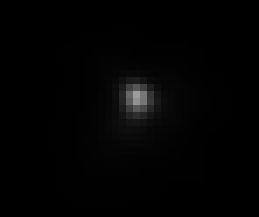
#> input picture data/MAX_Total_PSF-decon_blind_entropyreg_automatic-crop.tif, 37 x 31 px (shown 7 times larger); the run also reads 4 pictures not shown here
$ jupyter execute compare_microvolution_options.ipynb   (shell and % lines are left out)
#> lines starting #> are read from the running program, lines starting #| are printed output that depends on the picture
[cell 1]
import numpy as np

import matplotlib
import matplotlib.pyplot as plt
import matplotlib.colors as colors
from mpl_toolkits.axes_grid1 import make_axes_locatable
from skimage import io

[cell 2]
def get_balanced_vmin_and_vmax(ratio_array):
    """return a vmin and vmax equally far from 1.0"""

    ## Determine how far away from baseline these values are
    min_diff = round(1 - ratio_array.min(), 2)
    max_diff = round(ratio_array.max() - 1, 2)

    ## Determine which to keep as deviation from baseline
    even_diff = max(min_diff, max_diff)

    vmin = round(1 - even_diff, 2)
    vmax = round(1 + even_diff, 2)

    return vmin, vmax

[cell 3]
def side_by_side_plot(fileA, fileB, titleA, titleB):
#> called with titleA = 'blind, entropy', titleB = 'model, entropy'
    A_array = io.imread(fileA)
#> A_array is the input picture: shape (31, 37) uint16; min 121, max 40181, mean 845.2
    B_array = io.imread(fileB)
    ratio_array = A_array / B_array
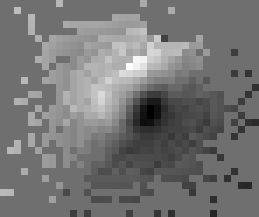
#> ratio_array: shape (31, 37) float64 (shown 7 times larger); min 0.989, max 1.01, mean 1; drawn with min black and max white

    ## max_of_AB ensures the colorbar will have same bounds
    max_of_AB = max(A_array.max(),B_array.max())
#> max_of_AB = 40181

    (vmin, vmax) = get_balanced_vmin_and_vmax(ratio_array)
#> in get_balanced_vmin_and_vmax, `min_diff = round(1 - ratio_array.min(), 2)`: min_diff = 0.01
#> in get_balanced_vmin_and_vmax, `vmin = round(1 - even_diff, 2)`: vmin = 0.99
#> in get_balanced_vmin_and_vmax, `vmax = round(1 + even_diff, 2)`: vmax = 1.01
#> vmin = 0.99; vmax = 1.01

    #### Begin plotting
    fig, axes = plt.subplots(nrows = 2, ncols = 2, figsize=(7,7))

    ### A_array
    axes[0, 0].set_title(titleA)
    A_im = axes[0, 0].imshow(A_array,
                      norm = colors.LogNorm(vmin=50, vmax=max_of_AB)
                     )
    axes[0,0].axis('off')
    divider = make_axes_locatable(axes[0,0])
    cax = divider.append_axes("right", size="5%", pad=0.05)
    plt.colorbar(A_im, cax=cax)

    ### B_array
    axes[0,1].set_title(titleB)
    B_im = axes[0,1].imshow(B_array,
                    norm = colors.LogNorm(vmin=50, vmax=max_of_AB)
                    )
    axes[0,1].axis('off')
    divider = make_axes_locatable(axes[0,1])
    cax = divider.append_axes("right", size="5%", pad=0.05)
    plt.colorbar(B_im, cax=cax)


    ### Ratio
    axes[1,0].set_title('ratio: top-left / top-right')
    R_im = axes[1,0].imshow(ratio_array,
                     cmap="coolwarm",
                     vmin=vmin,
                     vmax=vmax,
                    )
    axes[1,0].axis('off')
    divider = make_axes_locatable(axes[1,0])
    cax = divider.append_axes("right", size="5%", pad=0.05)
    plt.colorbar(R_im, cax=cax)

    axes[1,1].hist(ratio_array.flatten(), bins=30)
    axes[1,1].set_title("Ratio pixels")
    fig.tight_layout()

# Parameters

- model vs blind

- Regularization:
    - None
    - entropy
    - TV

## Compare  model vs blind holding background parameter constant

Overall, fairly similar. No deviations beyond 1% for any these

[cell 4]
side_by_side_plot("./data/MAX_Total_PSF-decon_blind_entropyreg_automatic-crop.tif",
                  "./data/MAX_Total_PSF-decon_model_entropyreg_automatic-crop.tif",
                  "blind, entropy",
                  "model, entropy")
#> figure, not shown here; panel 4: tallest bar 596 high, from x = 1 to 1

[cell 5]
side_by_side_plot("./data/MAX_Total_PSF-decon_blind_TVreg_automatic-crop.tif",
                  "./data/MAX_Total_PSF-decon_model_TVreg_automatic-crop.tif",
                  "blind, TV",
                  "model, TV")
#> call 2 of side_by_side_plot, with titleA = 'blind, TV', titleB = 'model, TV'
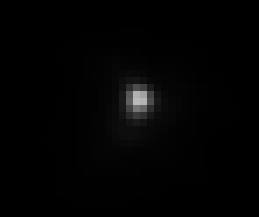
#> input picture data/MAX_Total_PSF-decon_blind_TVreg_automatic-crop.tif, 37 x 31 px (shown 7 times larger)
#> in side_by_side_plot, A_array is the input picture: shape (31, 37) uint16; min 119, max 47865, mean 889.1
#> in side_by_side_plot (call 2), `ratio_array = A_array / B_array`:
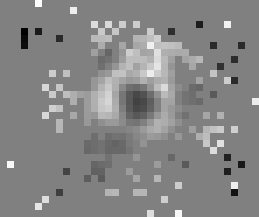
#> ratio_array: shape (31, 37) float64 (shown 7 times larger); min 0.992, max 1.01, mean 1; drawn with min black and max white
#> in side_by_side_plot (call 2), `max_of_AB = max(A_array.max(),B_array.max())`: max_of_AB = 48041
#> figure, not shown here; panel 4: tallest bar 871 high, from x = 1 to 1

[cell 6]
side_by_side_plot("./data/MAX_Total_PSF-decon_blind_none-crop.tif",
                  "./data/MAX_Total_PSF-decon_model_none-crop.tif",
                  "blind, none",
                  "model, none")
#> call 3 of side_by_side_plot, with titleA = 'blind, none', titleB = 'model, none'
#> in side_by_side_plot (call 3), `ratio_array = A_array / B_array`:
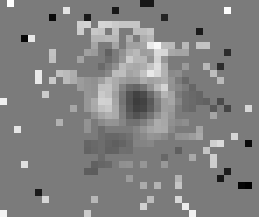
#> ratio_array: shape (31, 37) float64 (shown 7 times larger); min 0.993, max 1.01, mean 1; drawn with min black and max white
#> in side_by_side_plot (call 3), `max_of_AB = max(A_array.max(),B_array.max())`: max_of_AB = 51880
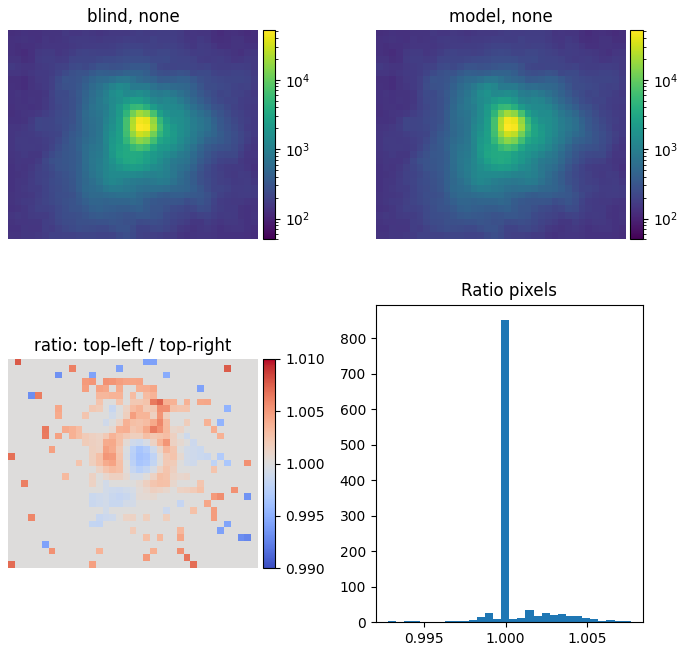
#> figure drawn by matplotlib, 7 panels; panel 4: tallest bar 852 high, from x = 1 to 1

Since we see that there isn't much difference between model/blind, let's now compare and contrast different regularizations for blind deconvolution.

## Compare different background parameters

[cell 7]
side_by_side_plot("./data/MAX_Total_PSF-decon_blind_none-crop.tif",
                  "./data/MAX_Total_PSF-decon_blind_TVreg_automatic-crop.tif",
                  "blind, none",
                  "blind, TV")
#> call 4 of side_by_side_plot, with titleA = 'blind, none', titleB = 'blind, TV'
#> in side_by_side_plot (call 4), `ratio_array = A_array / B_array`:
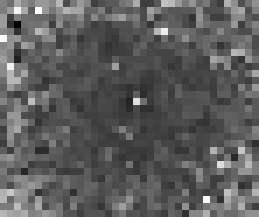
#> ratio_array: shape (31, 37) float64 (shown 7 times larger); min 0.968, max 1.1, mean 1.01; drawn with min black and max white
#> in side_by_side_plot (call 4), `max_of_AB = max(A_array.max(),B_array.max())`: max_of_AB = 51691
#> in side_by_side_plot (call 4), `(vmin, vmax) = get_balanced_vmin_and_vmax(ratio_array)`: vmin = 0.9; vmax = 1.1
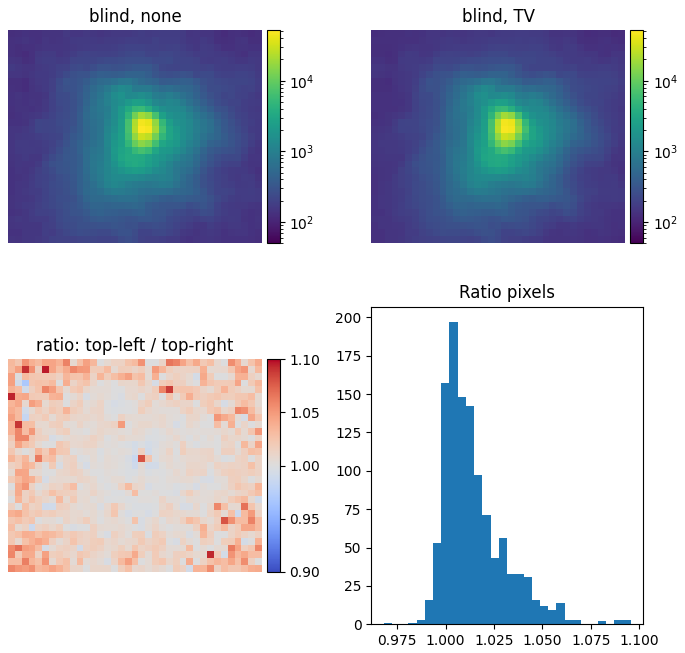
#> figure drawn by matplotlib, 7 panels; panel 4: tallest bar 197 high, from x = 1 to 1.01

[cell 8]
side_by_side_plot("./data/MAX_Total_PSF-decon_blind_none-crop.tif",
                  "./data/MAX_Total_PSF-decon_blind_entropyreg_automatic-crop.tif",
                  "blind, none",
                  "blind, entropy")
#> in side_by_side_plot (call 5), `ratio_array = A_array / B_array`:
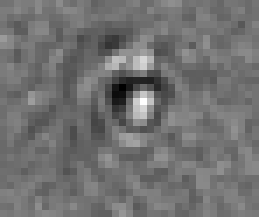
#> ratio_array: shape (31, 37) float64 (shown 7 times larger); min 0.609, max 1.56, mean 1.03; drawn with min black and max white
#> in side_by_side_plot (call 5), `(vmin, vmax) = get_balanced_vmin_and_vmax(ratio_array)`: vmin = 0.44; vmax = 1.56
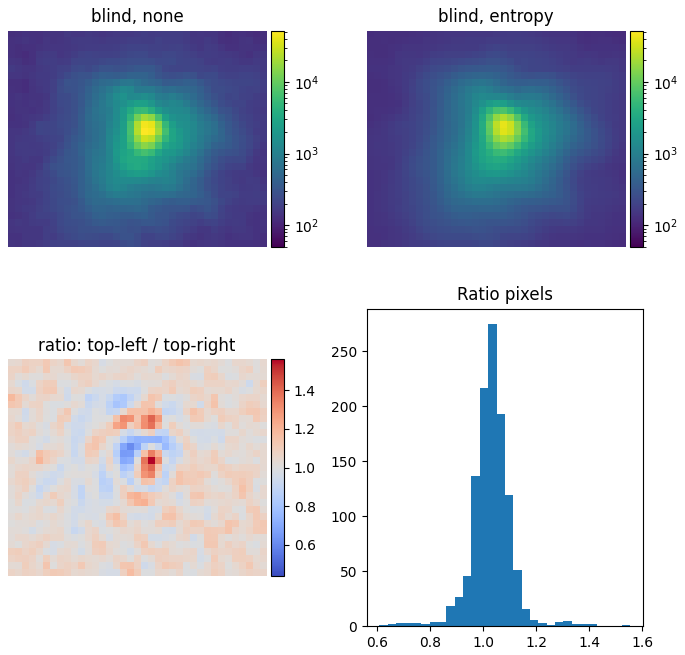
#> figure drawn by matplotlib, 7 panels; panel 4: tallest bar 275 high, from x = 1.02 to 1.05

[cell 9]
side_by_side_plot("./data/MAX_Total_PSF-decon_blind_TVreg_automatic-crop.tif",
                  "./data/MAX_Total_PSF-decon_blind_entropyreg_automatic-crop.tif",
                  "blind, TV","blind, entropy")
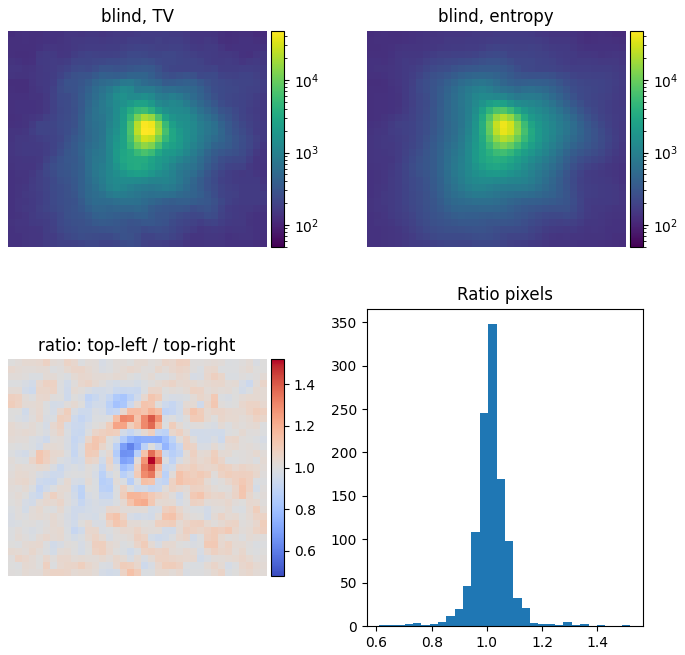
#> figure drawn by matplotlib, 7 panels; panel 4: tallest bar 348 high, from x = 1 to 1.03
